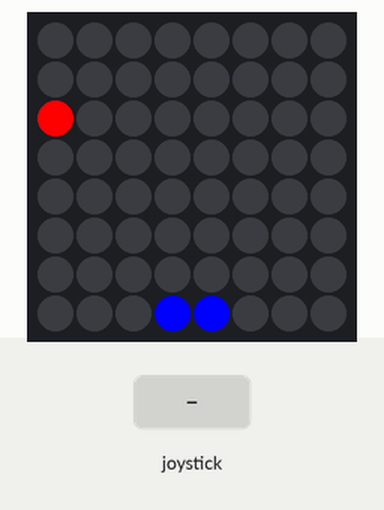
Bench run of a program on a simulated Raspberry Pi (BCM pin numbers) with a Sense HAT. On the bench: the Sense HAT's 8×8 RGB LED matrix. The test bench sets the inputs (shaded band). Random numbers come from a fixed seed; the 64×8 strip is a reading aid, not a part: it shows the text the matrix is scrolling, unrolled, one strip-width of it at a time. At 15.5 s the program stops and its outputs stay as they are.

Above: at 1.2 s.
1.3 s: joystick pushed right
At 1.82 s:
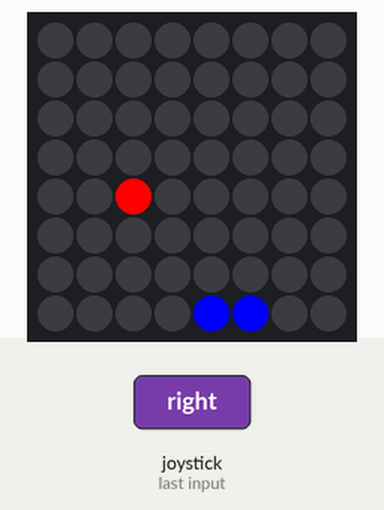
4.3 s: joystick pushed left
At 5.04 s:
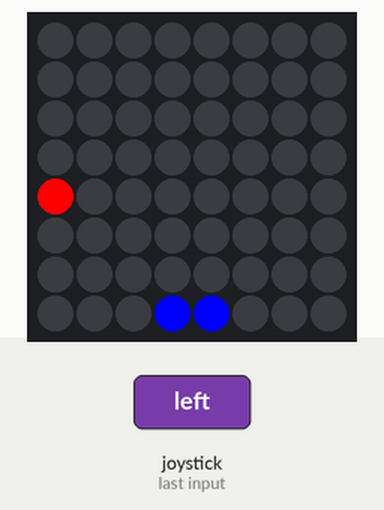
7.1 s: joystick pushed left
At 7.45 s:
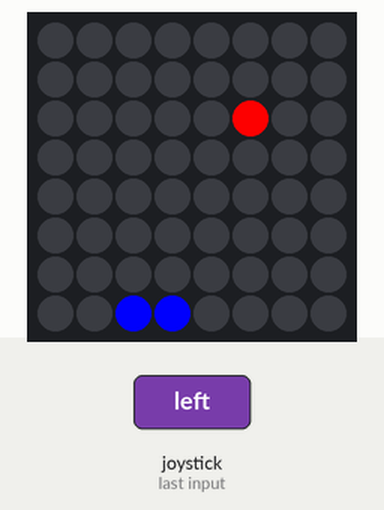
9.5 s: joystick pushed right
At 9.58 s:
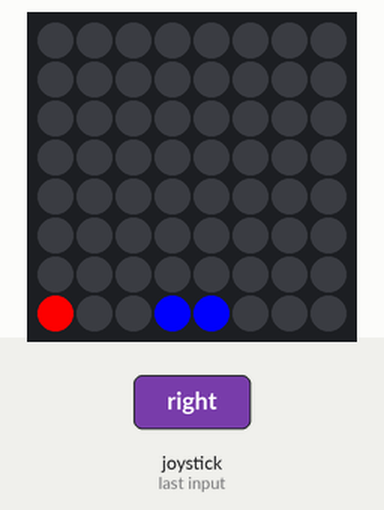

Measured:
- what the display in image 0 shows lasts 0.4 s, from 0.8 s to 1.2 s

The program:

_12_Catch_the_ball_game.py
```python
from sense_hat import SenseHat
import random
from time import sleep

sense = SenseHat()
speed = 0.4
basket = [7,4] #co-ords of right-most pixel for basket
score = 0

w = (0,0,0)
r = (255,0,0)
b = (0,0,255)

#8x8 pixel space
game_space = [
  w,w,w,w,w,w,w,w,
  w,w,w,w,w,w,w,w,
  w,w,w,w,w,w,w,w,
  w,w,w,w,w,w,w,w,
  w,w,w,w,w,w,w,w,
  w,w,w,w,w,w,w,w,
  w,w,w,w,w,w,w,w,
  w,w,w,b,b,w,w,w]

#function to change the color of ONE pixel in the game_space
def update_space(x,y,color):
  p = 8 *x + y
  game_space[p] = color
  sense.set_pixels(game_space)

def left(event):
  if event.action == 'pressed':
    if basket[1] - 1 == 0:
      pass #do nothing
    else:
      #clear the right-most pixel > move basket co-ords 1 pixel to the left > redraw on new pixel
      update_space(basket[0],basket[1],w)
      basket[1] -= 1
      update_space(basket[0],basket[1]-1,b)

def right(event):
  if event.action == 'pressed':
    if basket[1] + 1 == 8:
      pass #do nothing
    else: #clear left-most pixel > move basket co-ords 1 pixel to the right > redraw on new pixel
      update_space(basket[0],basket[1]-1,w)
      basket[1] += 1
      update_space(basket[0],basket[1],b)

sense.stick.direction_left = left
sense.stick.direction_right = right

sense.clear()
sense.set_pixels(game_space)
game_alive = True


while game_alive:
  #ball's values
  x = 0
  y = random.randint(0,7)
  d = random.choice([-1,1])
  #d = -1 (move the ball left)
  #d = 1 (move the ball right)
  #

  update_space(x,y,r)

  while True:
    sleep(speed) #delay between each frame
    update_space(x,y,w)

    #Checks if ball hits basket or not
    if x == 7:
      if y == basket[1]-1 or y == basket[1]:
        update_space(x,y,b)
        score += 1
        break
      else:
        game_alive = False
        break

    if y == 7 and d == 1:
      d = -1
    elif y == 0 and d == -1:
      d = 1

    y += d
    x += 1
    update_space(x,y,r)

sense.clear()
sense.show_message('Game over!',scroll_speed=0.05,back_colour=w)
sense.show_message('Score: '+str(score),scroll_speed=0.05, back_colour=w)
```
